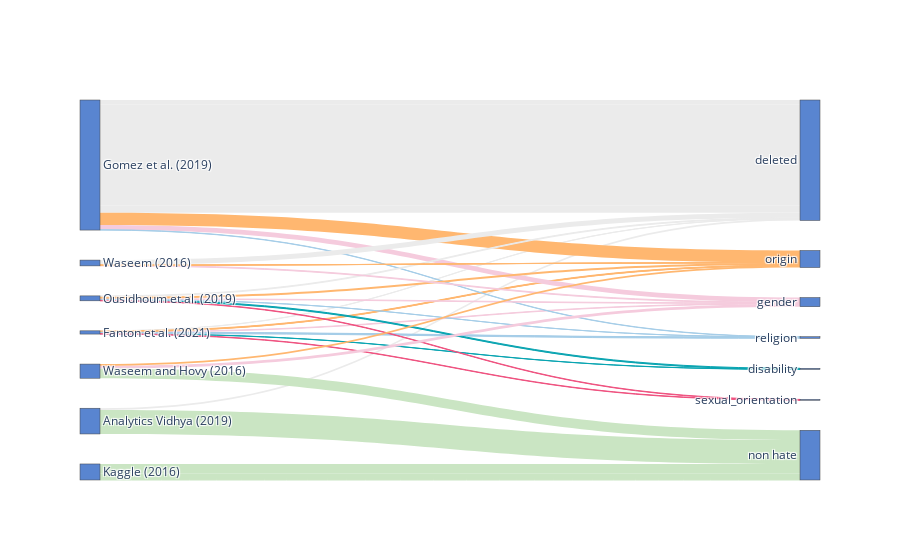

Write notebook code for a chart like this one.
### Code cell
d_name = dict([(y,x) for x,y in enumerate(sorted(set(df_unified_grouped_table['dataset_name'])))])
df_unified_grouped_table['dn'] = [d_name[key] for key in df_unified_grouped_table['dataset_name']]
d_target = dict([(y,x + max(df_unified_grouped_table['dn']) + 1) 
                 for x,y in enumerate(sorted(set(df_unified_grouped_table['target'])))])
df_unified_grouped_table['t'] = [d_target[key] for key in df_unified_grouped_table['target']]
df_unified_grouped_table['colors'] = [d_colors[key] for key in df_unified_grouped_table['target']]

fig = go.Figure(data=[go.Sankey(
    node = dict(
      pad = 30,
      thickness = 20,
      label =  [*d_name.keys(), *d_target.keys()],
      color = "#5985D0"
    ),
    link = dict(
      source =  df_unified_grouped_table.dn,
      target =  df_unified_grouped_table.t,
      value =  df_unified_grouped_table['text_Count'],
      color =  df_unified_grouped_table['colors']
        
))])

# fig.update_layout(title_text="Unified dataset category transformation",
#                   font_size=15, height=800)
fig.show()

### Figure 1 — Plotly figure (JSON) as saved in the notebook; plotly's stock layout.template omitted (floating-point values rounded to 4 significant figures)
{"data": [{"link": {"color": ["#EBEBEB", "#CAE5C3", "#EBEBEB", "#08A4B1", "#F5CBDD", "#FFB770", "#FFB770", "#A5CDE8", "#A5CDE8", "#EF517F", "#EBEBEB", "#EBEBEB", "#EBEBEB", "#F5CBDD", "#FFB770", "#A5CDE8", "#CAE5C3", "#CAE5C3", "#CAE5C3", "#CAE5C3", "#EBEBEB", "#08A4B1", "#F5CBDD", "#FFB770", "#A5CDE8", "#EF517F", "#EBEBEB", "#F5CBDD", "#FFB770", "#FFB770", "#F5CBDD", "#CAE5C3", "#FFB770"], "source": [0, 0, 1, 1, 1, 1, 1, 1, 1, 1, 2, 2, 2, 2, 2, 2, 3, 3, 3, 3, 4, 4, 4, 4, 4, 4, 5, 5, 5, 5, 6, 6, 6], "target": [7, 10, 7, 8, 9, 11, 11, 12, 12, 13, 7, 7, 7, 9, 11, 12, 10, 10, 10, 10, 7, 8, 9, 11, 12, 13, 7, 9, 11, 11, 9, 10, 11], "value": [2008, 27491, 181, 175, 560, 637, 301, 418, 984, 465, 4904, 116144, 8150, 5347, 14119, 348, 4739, 6581, 6141, 908, 890, 1089, 638, 2448, 68, 514, 5729, 815, 35, 88, 3147, 11114, 1939]}, "node": {"color": "#5985D0", "label": ["Analytics Vidhya (2019)", "Fanton et al. (2021)", "Gomez et al. (2019)", "Kaggle (2016)", "Ousidhoum et al. (2019)", "Waseem (2016)", "Waseem and Hovy (2016)", "deleted", "disability", "gender", "non hate", "origin", "religion", "sexual_orientation"], "pad": 30, "thickness": 20}, "type": "sankey"}], "layout": {}}
